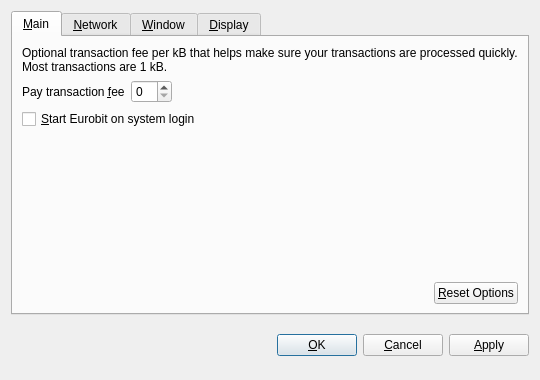
<?xml version="1.0" encoding="UTF-8"?>
<ui version="4.0">
 <class>OptionsDialog</class>
 <widget class="QDialog" name="OptionsDialog">
  <property name="geometry">
   <rect>
    <x>0</x>
    <y>0</y>
    <width>540</width>
    <height>380</height>
   </rect>
  </property>
  <property name="windowTitle">
   <string>Options</string>
  </property>
  <property name="modal">
   <bool>true</bool>
  </property>
  <layout class="QVBoxLayout" name="verticalLayout">
   <item>
    <widget class="QTabWidget" name="tabWidget">
     <property name="tabPosition">
      <enum>QTabWidget::North</enum>
     </property>
     <property name="currentIndex">
      <number>0</number>
     </property>
     <widget class="QWidget" name="tabMain">
      <attribute name="title">
       <string>&amp;Main</string>
      </attribute>
      <layout class="QVBoxLayout" name="verticalLayout_Main">
       <item>
        <widget class="QLabel" name="transactionFeeInfoLabel">
         <property name="text">
          <string>Optional transaction fee per kB that helps make sure your transactions are processed quickly. Most transactions are 1 kB.</string>
         </property>
         <property name="textFormat">
          <enum>Qt::PlainText</enum>
         </property>
         <property name="wordWrap">
          <bool>true</bool>
         </property>
        </widget>
       </item>
       <item>
        <layout class="QHBoxLayout" name="horizontalLayout_1_Main">
         <item>
          <widget class="QLabel" name="transactionFeeLabel">
           <property name="text">
            <string>Pay transaction &amp;fee</string>
           </property>
           <property name="textFormat">
            <enum>Qt::PlainText</enum>
           </property>
           <property name="buddy">
            <cstring>transactionFee</cstring>
           </property>
          </widget>
         </item>
         <item>
          <widget class="EurobitAmountField" name="transactionFee"/>
         </item>
         <item>
          <spacer name="horizontalSpacer_1_Main">
           <property name="orientation">
            <enum>Qt::Horizontal</enum>
           </property>
           <property name="sizeHint" stdset="0">
            <size>
             <width>40</width>
             <height>20</height>
            </size>
           </property>
          </spacer>
         </item>
        </layout>
       </item>
       <item>
        <widget class="QCheckBox" name="eurobitAtStartup">
         <property name="toolTip">
          <string>Automatically start Eurobit after logging in to the system.</string>
         </property>
         <property name="text">
          <string>&amp;Start Eurobit on system login</string>
         </property>
        </widget>
       </item>
       <item>
        <spacer name="verticalSpacer_Main">
         <property name="orientation">
          <enum>Qt::Vertical</enum>
         </property>
         <property name="sizeHint" stdset="0">
          <size>
           <width>20</width>
           <height>40</height>
          </size>
         </property>
        </spacer>
       </item>
       <item>
        <layout class="QHBoxLayout" name="horizontalLayout_2_Main">
         <item>
          <spacer name="horizontalSpacer_2_Main">
           <property name="orientation">
            <enum>Qt::Horizontal</enum>
           </property>
           <property name="sizeHint" stdset="0">
            <size>
             <width>40</width>
             <height>20</height>
            </size>
           </property>
          </spacer>
         </item>
         <item>
          <widget class="QPushButton" name="resetButton">
           <property name="toolTip">
            <string>Reset all client options to default.</string>
           </property>
           <property name="text">
            <string>&amp;Reset Options</string>
           </property>
           <property name="autoDefault">
            <bool>false</bool>
           </property>
          </widget>
         </item>
        </layout>
       </item>
      </layout>
     </widget>
     <widget class="QWidget" name="tabNetwork">
      <attribute name="title">
       <string>&amp;Network</string>
      </attribute>
      <layout class="QVBoxLayout" name="verticalLayout_Network">
       <item>
        <widget class="QCheckBox" name="mapPortUpnp">
         <property name="toolTip">
          <string>Automatically open the Eurobit client port on the router. This only works when your router supports UPnP and it is enabled.</string>
         </property>
         <property name="text">
          <string>Map port using &amp;UPnP</string>
         </property>
        </widget>
       </item>
       <item>
        <widget class="QCheckBox" name="connectSocks">
         <property name="toolTip">
          <string>Connect to the Eurobit network through a SOCKS proxy (e.g. when connecting through Tor).</string>
         </property>
         <property name="text">
          <string>&amp;Connect through SOCKS proxy:</string>
         </property>
        </widget>
       </item>
       <item>
        <layout class="QHBoxLayout" name="horizontalLayout_Network">
         <item>
          <widget class="QLabel" name="proxyIpLabel">
           <property name="text">
            <string>Proxy &amp;IP:</string>
           </property>
           <property name="textFormat">
            <enum>Qt::PlainText</enum>
           </property>
           <property name="buddy">
            <cstring>proxyIp</cstring>
           </property>
          </widget>
         </item>
         <item>
          <widget class="QValidatedLineEdit" name="proxyIp">
           <property name="maximumSize">
            <size>
             <width>140</width>
             <height>16777215</height>
            </size>
           </property>
           <property name="toolTip">
            <string>IP address of the proxy (e.g. 127.0.0.1)</string>
           </property>
          </widget>
         </item>
         <item>
          <widget class="QLabel" name="proxyPortLabel">
           <property name="text">
            <string>&amp;Port:</string>
           </property>
           <property name="textFormat">
            <enum>Qt::PlainText</enum>
           </property>
           <property name="buddy">
            <cstring>proxyPort</cstring>
           </property>
          </widget>
         </item>
         <item>
          <widget class="QLineEdit" name="proxyPort">
           <property name="maximumSize">
            <size>
             <width>55</width>
             <height>16777215</height>
            </size>
           </property>
           <property name="toolTip">
            <string>Port of the proxy (e.g. 9050)</string>
           </property>
          </widget>
         </item>
         <item>
          <widget class="QLabel" name="socksVersionLabel">
           <property name="text">
            <string>SOCKS &amp;Version:</string>
           </property>
           <property name="textFormat">
            <enum>Qt::PlainText</enum>
           </property>
           <property name="buddy">
            <cstring>socksVersion</cstring>
           </property>
          </widget>
         </item>
         <item>
          <widget class="QValueComboBox" name="socksVersion">
           <property name="toolTip">
            <string>SOCKS version of the proxy (e.g. 5)</string>
           </property>
          </widget>
         </item>
         <item>
          <spacer name="horizontalSpacer_Network">
           <property name="orientation">
            <enum>Qt::Horizontal</enum>
           </property>
           <property name="sizeHint" stdset="0">
            <size>
             <width>40</width>
             <height>20</height>
            </size>
           </property>
          </spacer>
         </item>
        </layout>
       </item>
       <item>
        <spacer name="verticalSpacer_Network">
         <property name="orientation">
          <enum>Qt::Vertical</enum>
         </property>
         <property name="sizeHint" stdset="0">
          <size>
           <width>20</width>
           <height>40</height>
          </size>
         </property>
        </spacer>
       </item>
      </layout>
     </widget>
     <widget class="QWidget" name="tabWindow">
      <attribute name="title">
       <string>&amp;Window</string>
      </attribute>
      <layout class="QVBoxLayout" name="verticalLayout_Window">
       <item>
        <widget class="QCheckBox" name="minimizeToTray">
         <property name="toolTip">
          <string>Show only a tray icon after minimizing the window.</string>
         </property>
         <property name="text">
          <string>&amp;Minimize to the tray instead of the taskbar</string>
         </property>
        </widget>
       </item>
       <item>
        <widget class="QCheckBox" name="minimizeOnClose">
         <property name="toolTip">
          <string>Minimize instead of exit the application when the window is closed. When this option is enabled, the application will be closed only after selecting Quit in the menu.</string>
         </property>
         <property name="text">
          <string>M&amp;inimize on close</string>
         </property>
        </widget>
       </item>
       <item>
        <spacer name="verticalSpacer_Window">
         <property name="orientation">
          <enum>Qt::Vertical</enum>
         </property>
         <property name="sizeHint" stdset="0">
          <size>
           <width>20</width>
           <height>40</height>
          </size>
         </property>
        </spacer>
       </item>
      </layout>
     </widget>
     <widget class="QWidget" name="tabDisplay">
      <attribute name="title">
       <string>&amp;Display</string>
      </attribute>
      <layout class="QVBoxLayout" name="verticalLayout_Display">
       <item>
        <layout class="QHBoxLayout" name="horizontalLayout_1_Display">
         <item>
          <widget class="QLabel" name="langLabel">
           <property name="text">
            <string>User Interface &amp;language:</string>
           </property>
           <property name="textFormat">
            <enum>Qt::PlainText</enum>
           </property>
           <property name="buddy">
            <cstring>lang</cstring>
           </property>
          </widget>
         </item>
         <item>
          <widget class="QValueComboBox" name="lang">
           <property name="toolTip">
            <string>The user interface language can be set here. This setting will take effect after restarting Eurobit.</string>
           </property>
          </widget>
         </item>
        </layout>
       </item>
       <item>
        <layout class="QHBoxLayout" name="horizontalLayout_2_Display">
         <item>
          <widget class="QLabel" name="unitLabel">
           <property name="text">
            <string>&amp;Unit to show amounts in:</string>
           </property>
           <property name="textFormat">
            <enum>Qt::PlainText</enum>
           </property>
           <property name="buddy">
            <cstring>unit</cstring>
           </property>
          </widget>
         </item>
         <item>
          <widget class="QValueComboBox" name="unit">
           <property name="toolTip">
            <string>Choose the default subdivision unit to show in the interface and when sending coins.</string>
           </property>
          </widget>
         </item>
        </layout>
       </item>
       <item>
        <widget class="QCheckBox" name="displayAddresses">
         <property name="toolTip">
          <string>Whether to show Eurobit addresses in the transaction list or not.</string>
         </property>
         <property name="text">
          <string>&amp;Display addresses in transaction list</string>
         </property>
        </widget>
       </item>
       <item>
        <widget class="QCheckBox" name="coinControlFeatures">
         <property name="toolTip">
          <string>Whether to show coin control features or not.</string>
         </property>
         <property name="text">
          <string>Display coin &amp;control features (experts only!)</string>
         </property>
        </widget>
       </item>
       <item>
        <spacer name="verticalSpacer_Display">
         <property name="orientation">
          <enum>Qt::Vertical</enum>
         </property>
         <property name="sizeHint" stdset="0">
          <size>
           <width>20</width>
           <height>40</height>
          </size>
         </property>
        </spacer>
       </item>
      </layout>
     </widget>
    </widget>
   </item>
   <item>
    <layout class="QHBoxLayout" name="horizontalLayout_Buttons">
     <item>
      <spacer name="horizontalSpacer_1">
       <property name="orientation">
        <enum>Qt::Horizontal</enum>
       </property>
       <property name="sizeHint" stdset="0">
        <size>
         <width>40</width>
         <height>48</height>
        </size>
       </property>
      </spacer>
     </item>
     <item>
      <widget class="QLabel" name="statusLabel">
       <property name="font">
        <font>
         <weight>75</weight>
         <bold>true</bold>
        </font>
       </property>
       <property name="text">
        <string/>
       </property>
       <property name="textFormat">
        <enum>Qt::PlainText</enum>
       </property>
       <property name="wordWrap">
        <bool>true</bool>
       </property>
      </widget>
     </item>
     <item>
      <spacer name="horizontalSpacer_2">
       <property name="orientation">
        <enum>Qt::Horizontal</enum>
       </property>
       <property name="sizeHint" stdset="0">
        <size>
         <width>40</width>
         <height>48</height>
        </size>
       </property>
      </spacer>
     </item>
     <item>
      <widget class="QPushButton" name="okButton">
       <property name="text">
        <string>&amp;OK</string>
       </property>
      </widget>
     </item>
     <item>
      <widget class="QPushButton" name="cancelButton">
       <property name="text">
        <string>&amp;Cancel</string>
       </property>
       <property name="autoDefault">
        <bool>false</bool>
       </property>
      </widget>
     </item>
     <item>
      <widget class="QPushButton" name="applyButton">
       <property name="text">
        <string>&amp;Apply</string>
       </property>
       <property name="autoDefault">
        <bool>false</bool>
       </property>
      </widget>
     </item>
    </layout>
   </item>
  </layout>
 </widget>
 <customwidgets>
  <customwidget>
   <class>EurobitAmountField</class>
   <extends>QSpinBox</extends>
   <header>eurobitamountfield.h</header>
  </customwidget>
  <customwidget>
   <class>QValueComboBox</class>
   <extends>QComboBox</extends>
   <header>qvaluecombobox.h</header>
  </customwidget>
  <customwidget>
   <class>QValidatedLineEdit</class>
   <extends>QLineEdit</extends>
   <header>qvalidatedlineedit.h</header>
  </customwidget>
 </customwidgets>
 <resources/>
 <connections/>
</ui>
